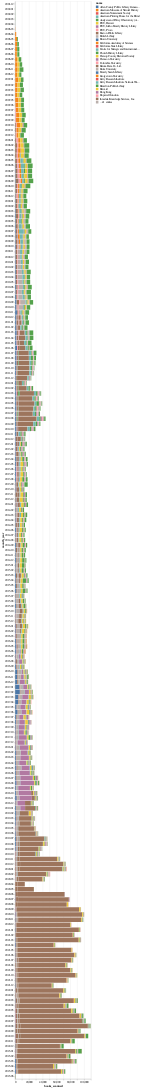

This figure's notebook cell:
### Code cell
alt.Chart(scans_per_month).mark_bar().encode(
    y='month_year',
    x='books_scanned',
    color='name'
)

### Figure 1 — Vega-Lite specification as saved in the notebook (floating-point values rounded to 4 significant figures; data arrays with more than 128 entries replaced by an {"elided": "..."} marker saying what was removed)
{"config": {"view": {"continuousWidth": 300, "continuousHeight": 300}}, "data": {"name": "data-6630df1ab760586b581eeff1f3bc7dcc"}, "mark": {"type": "bar"}, "encoding": {"color": {"field": "name", "type": "nominal"}, "x": {"field": "books_scanned", "type": "quantitative"}, "y": {"field": "month_year", "type": "nominal"}}, "$schema": "https://vega.github.io/schema/vega-lite/v5.14.1.json", "datasets": {"data-6630df1ab760586b581eeff1f3bc7dcc": {"elided": "4862 records"}}}
